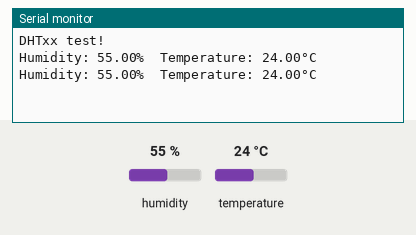
Simulated run of this sketch. Board: Arduino Uno, built with avr-gcc and run on an emulated ATmega328P. On the bench: the last lines printed to the serial monitor. The inputs (shaded band) are chosen by the test bench; at power-on: humidity 55 %, temperature 24 °C.

Above: at 4.8 s.
4.9 s: humidity set to 22 %
At 7.1 s:
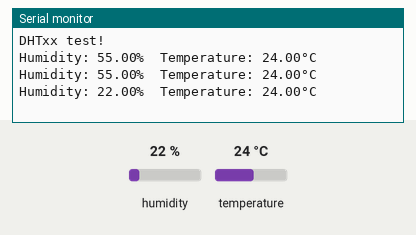
7.9 s: temperature set to 12 °C
At 8.9 s:
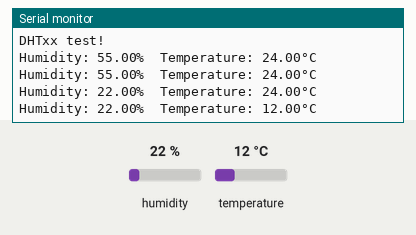
10.9 s: humidity set to 40 %
At 12.4 s:
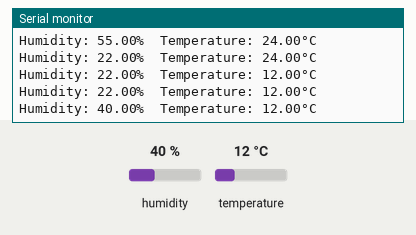
Timing chart, 0 to 13.9 s (numbered marks = the images above; inputs shaded):
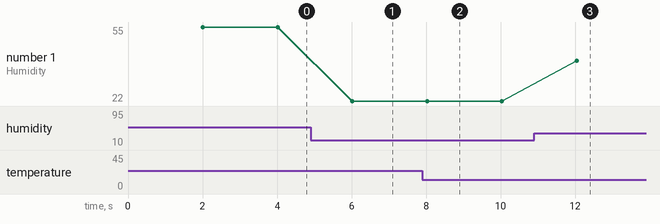

The sketch:

Dht.ino
```cpp
#include "DHT.h"

#define DHTPIN 2     // Digital pin connected to the DHT sensor
#define DHTTYPE DHT22   // DHT 22  (AM2302), AM2321
DHT dht(DHTPIN, DHTTYPE);

void setup() {
  Serial.begin(9600);
  Serial.println(F("DHTxx test!"));

  dht.begin();
}

void loop() {
  delay(2000);

  float humidity = dht.readHumidity(); //습도 주세요(실수 형태로)
  float temperature = dht.readTemperature(); //온도 주세요 실수 값으로

  if (isnan(humidity) || isnan(temperature)) {
    Serial.println("Failed to read from DHT sensor!");
    return;
  }

  Serial.print("Humidity: ");
  Serial.print(humidity);
  Serial.print("%  Temperature: ");
  Serial.print(temperature);
  Serial.println("°C ");
}
```

Measured:
- after the input at 4.9 s, the serial monitor: prints a new line after 1.1 s (image 1)
- after the input at 7.9 s, the serial monitor: prints a new line after 0.12 s (image 2)
- after the input at 10.9 s, the serial monitor: prints a new line after 1.1 s (image 3)
- plotted number 1: 55 → 22 after the input at 4.9 s, 22 → 40 after the input at 10.9 s
